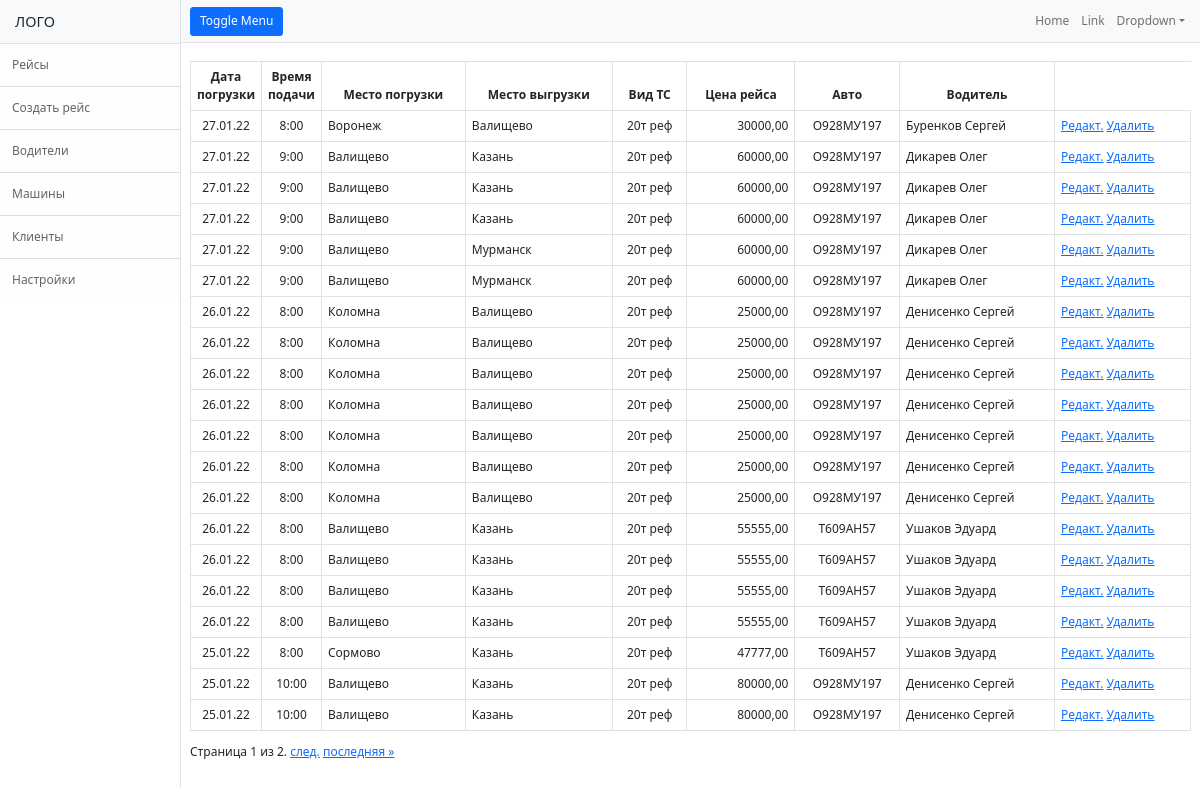
The app's page /, older data.
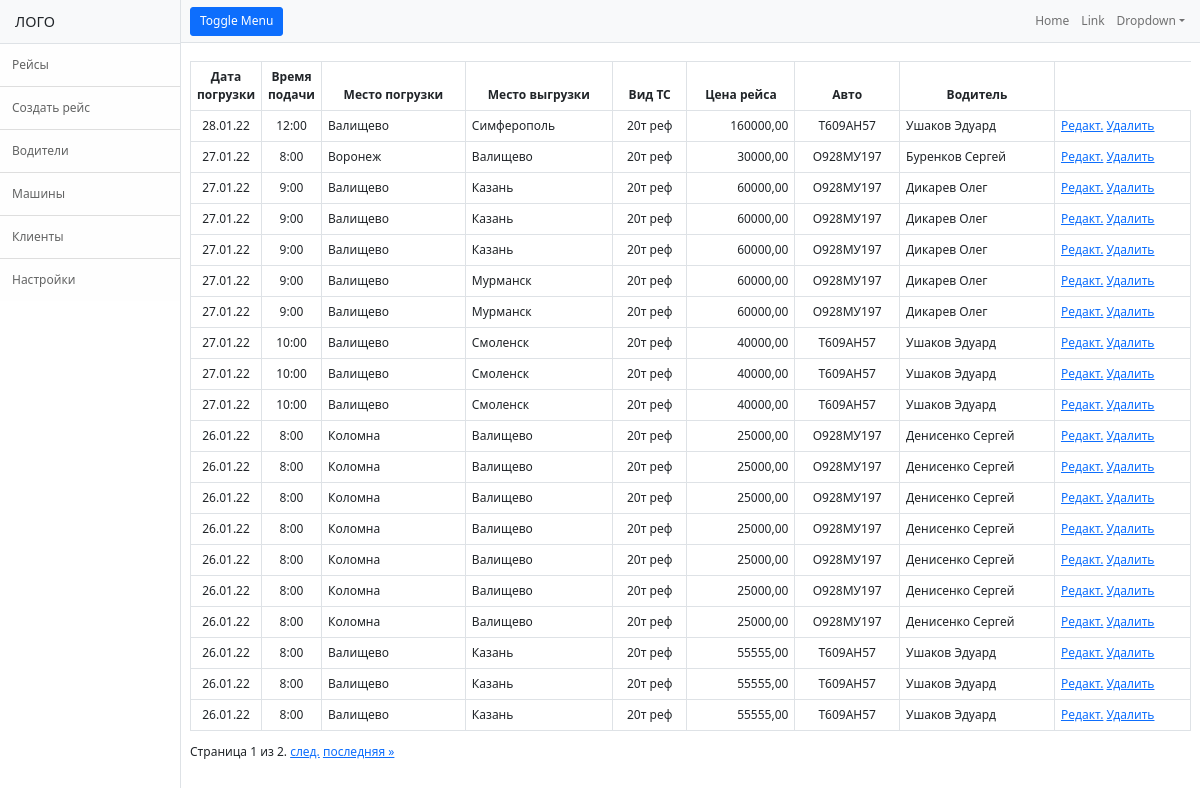
The same page, newer data.
### TruckReestr/models.py (models this page shows, shortened)
class Trip(models.Model):
    trip_date = models.DateField(verbose_name="Дата погрузки")
    trip_time = models.TimeField(verbose_name="Время подачи")
    trip_from = models.CharField(verbose_name="Место погрузки", max_length=255)
    trip_to = models.CharField(verbose_name="Место выгрузки", max_length=255)
    type_auto = models.CharField(verbose_name="Вид ТС", max_length=50)
    trip_cost = models.DecimalField(verbose_name="Цена рейса", max_digits=10, decimal_places=2)
    driver = models.ForeignKey("Driver", on_delete=models.CASCADE)
    truck = models.ForeignKey("Truck", on_delete=models.CASCADE)
    docs = models.FileField(verbose_name="Док-ты", upload_to='media', null=True, blank=True)
    class Meta:
        verbose_name = 'Рейс'
        verbose_name_plural = 'Рейсы'
        ordering = ['-trip_date', 'trip_time']

class Truck(models.Model):
    number_auto = models.CharField(max_length=20, verbose_name="Номер машины")
    type_auto = models.CharField(max_length=50, verbose_name="Тип машины")
    brand_auto = models.CharField(max_length=50, verbose_name="Марка машины")
    def __str__(self):
        return self.number_auto
    class Meta:
        verbose_name = 'Машина'
        verbose_name_plural = 'Машины'

class Driver(models.Model):
    surname = models.CharField(verbose_name="Фамилия", max_length=100)
    name = models.CharField(verbose_name="Имя", max_length=100)
    second_name = models.CharField(verbose_name="Отчество", max_length=100, blank=True)
    passport_ser = models.CharField(verbose_name="Серия паспорта", max_length=10, blank=True)
    passport_no = models.CharField(verbose_name="Номер паспорта", max_length=10, blank=True)
    passport_issued = models.CharField(verbose_name="Паспорт кем выдан", max_length=150, blank=True)
    passport_date = models.DateField(verbose_name="дата выдачи", null=True, blank=True)
    driver_license_ser = models.CharField(verbose_name="Серия ву", max_length=10, blank=True)
    driver_license_no = models.CharField(verbose_name="Номер ву", max_length=20, blank=True)
    driver_license_date = models.DateField(verbose_name="Дата ву", null=True, blank=True)
    phone = models.CharField(verbose_name="Телефон", max_length=20, null=True, blank=True)
    number_auto = models.ForeignKey("Truck", on_delete=models.DO_NOTHING, null=True, blank=True)
    class Meta:
        verbose_name = 'Водитель'
        verbose_name_plural = 'Водители'

### TruckReestr/views.py (the view)
# urls.py: path('', TripsListView.as_view(), name='trips'),
class TripsListView(ListView):
    paginate_by = 20
    model = Trip
    context_object_name = 'trips'

### templates/TruckReestr/trip_list.html (shortened to what this page needs)
{% extends 'TruckReestr/base.html' %}
{% block content %}
    <table class="table table-hover table-bordered">
        <thead>
        <tr class="text-center text-wrap">
            <th scope="col" style="width: 5%">Дата погрузки</th>
            <th scope="col" style="width: 5%">Время подачи</th>
            <th scope="col">Место погрузки</th>
            <th scope="col">Место выгрузки</th>
            <th scope="col">Вид ТС</th>
            <th scope="col">Цена рейса</th>
            <th scope="col">Авто</th>
            <th scope="col">Водитель</th>
        </tr>
        </thead>
        <tbody>
        {% for trip in trips %}
            <tr>
                <td class="text-center">{{ trip.trip_date }}</td>
                <td class="text-center">{{ trip.trip_time }}</td>
                <td>{{ trip.trip_from }}</td>
                <td>{{ trip.trip_to }}</td>
                <td class="text-center">{{ trip.type_auto }}</td>
                <td class="text-end">{{ trip.trip_cost }}</td>
                <td class="text-center">{{ trip.truck }}</td>
                <td>{{ trip.driver.surname }} {{ trip.driver.name }}</td>
                <td><a href="{% url 'tripupdate' trip.id %}" >Редакт.</a> <a href="{% url 'tripdelete' trip.id %}">Удалить</a></td>
            </tr>
        {% endfor %}
        </tbody>
    </table>
    <div class="pagination">
    <span class="step-links">
        <span class="current">
            Страница {{ page_obj.number }} из {{ page_obj.paginator.num_pages }}.
        </span>
        {% if page_obj.has_next %}
            <a href="?page={{ page_obj.next_page_number }}">след.</a>
            <a href="?page={{ page_obj.paginator.num_pages }}">последняя &raquo;</a>
        {% endif %}
    </span>
    </div>
{% endblock content %}

Row changes from the older to the newer data that the page shows:
no longer on this page (row unchanged): Trip: trip_date "26.01.22", trip_time "8:00", trip_from "Валищево", trip_to "Казань", type_auto "20т реф", trip_cost "55555,00", truck "Т609АН57", driver.surname "Ушаков", driver.name "Эдуард"
no longer on this page (row unchanged): Trip: trip_date "25.01.22", trip_time "8:00", trip_from "Сормово", trip_to "Казань", type_auto "20т реф", trip_cost "47777,00", truck "Т609АН57", driver.surname "Ушаков", driver.name "Эдуард"
no longer on this page (row unchanged): Trip: trip_date "25.01.22", trip_time "10:00", trip_from "Валищево", trip_to "Казань", type_auto "20т реф", trip_cost "80000,00", truck "О928МУ197", driver.surname "Денисенко", driver.name "Сергей"
no longer on this page (row unchanged): Trip: trip_date "25.01.22", trip_time "10:00", trip_from "Валищево", trip_to "Казань", type_auto "20т реф", trip_cost "80000,00", truck "О928МУ197", driver.surname "Денисенко", driver.name "Сергей"
added Trip: trip_date "28.01.22", trip_time "12:00", trip_from "Валищево", trip_to "Симферополь", type_auto "20т реф", trip_cost "160000,00", truck "Т609АН57", driver.surname "Ушаков", driver.name "Эдуард"
added Trip: trip_date "27.01.22", trip_time "10:00", trip_from "Валищево", trip_to "Смоленск", type_auto "20т реф", trip_cost "40000,00", truck "Т609АН57", driver.surname "Ушаков", driver.name "Эдуард"
added Trip: trip_date "27.01.22", trip_time "10:00", trip_from "Валищево", trip_to "Смоленск", type_auto "20т реф", trip_cost "40000,00", truck "Т609АН57", driver.surname "Ушаков", driver.name "Эдуард"
added Trip: trip_date "27.01.22", trip_time "10:00", trip_from "Валищево", trip_to "Смоленск", type_auto "20т реф", trip_cost "40000,00", truck "Т609АН57", driver.surname "Ушаков", driver.name "Эдуард"
